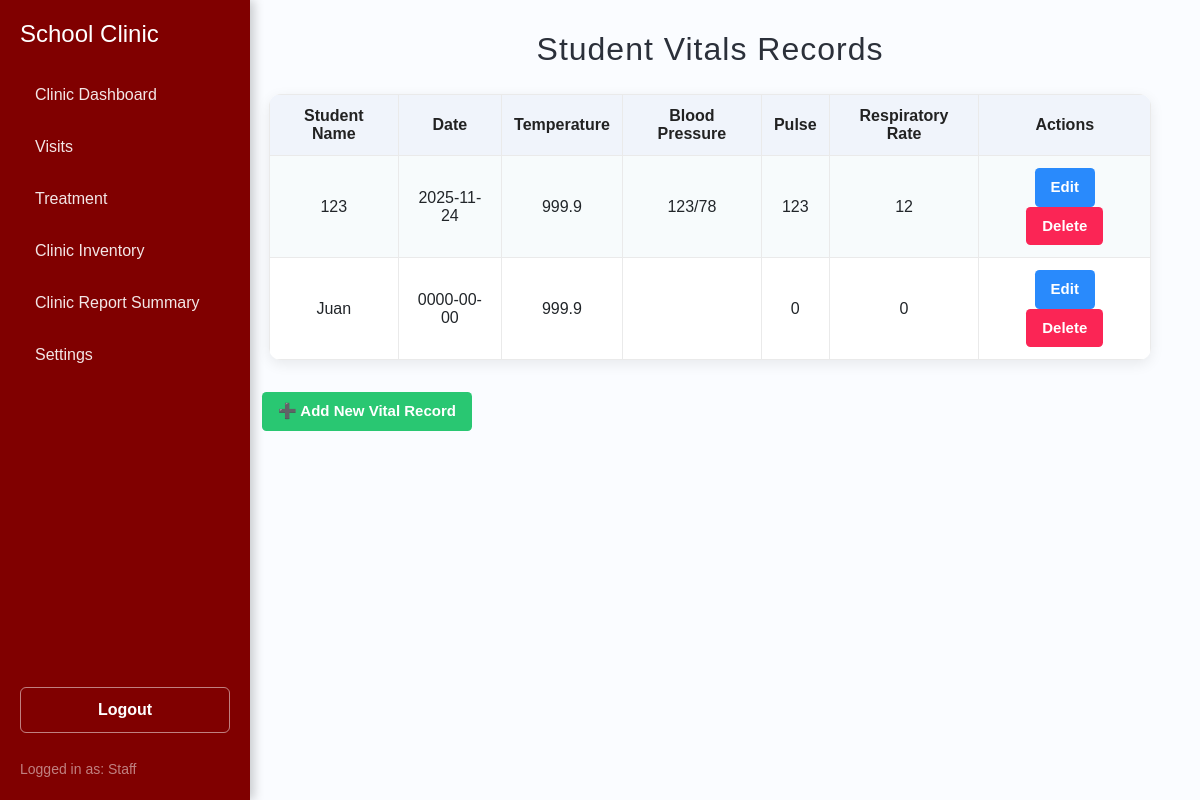
Screenshot of /studentVital/index.php (signed in) with the database file from the repository.
### tables this page shows
CREATE TABLE `student_vitals` (
  `vitalID` int(11) NOT NULL,
  `studentID` int(11) NOT NULL,
  `vitalDate` date NOT NULL,
  `temperature` decimal(4,1) DEFAULT NULL,
  `bloodPressure` varchar(20) DEFAULT NULL,
  `pulse` int(11) DEFAULT NULL,
  `respiratoryRate` int(11) DEFAULT NULL
);

CREATE TABLE `studentrecord` (
  `ID` int(11) NOT NULL,
  `name` varchar(32) NOT NULL,
  `idNum` int(11) NOT NULL,
  `gender` varchar(10) DEFAULT NULL,
  `role` varchar(50) NOT NULL DEFAULT 'Student',
  `department` varchar(30) NOT NULL,
  `section` varchar(50) DEFAULT NULL,
  `complaint` varchar(255) NOT NULL,
  `visitDate` date NOT NULL
);

### studentVital/oop.php (called while the page is built, shortened)
<?php
class studentVitals {
    private $conn;
    function __construct(){
        try {
            $connection = "mysql:host=" . SERVER . ";dbname=" . DBNAME . ";charset=utf8";
            $this->conn = new PDO($connection, USER, PASS);
            $this->conn->setAttribute(PDO::ATTR_ERRMODE, PDO::ERRMODE_EXCEPTION);
        } catch (PDOException $e) {
            echo "<script>alert('Connection Failed');</script>";
        }
    }
    public function show_data(){
        $show = "SELECT v.*, s.name AS studentName
                     FROM student_vitals v
                     LEFT JOIN studentrecord s ON v.studentID = s.ID
                     ORDER BY v.vitalDate DESC";
        $show= $this->conn->prepare($show);
        $show->execute();
        return $show->fetchAll(PDO::FETCH_ASSOC);
    }
}
?>

### studentVital/index.php (the view, shortened to what this page needs)
<?php
include "oop.php";
$studentVitals = new studentVitals();
$data = $studentVitals->show_data();
include '../sidebar/sidebar.php';
?>
<!DOCTYPE html>
<html lang="en">
<head>
</head>
<body>
<div class="main-content">
    <h2>Student Vitals Records</h2>
    <table>
        <tr>
            <th>Student Name</th>
            <th>Date</th>
            <th>Temperature</th>
            <th>Blood Pressure</th>
            <th>Pulse</th>
            <th>Respiratory Rate</th>
            <th class="table-actions">Actions</th>
        </tr>
        <?php if (count($data) > 0): ?>
            <?php foreach ($data as $row): ?>
                <tr>
                    <td><?= htmlspecialchars($row['studentName']) ?></td>
                    <td><?= htmlspecialchars($row['vitalDate']) ?></td>
                    <td><?= htmlspecialchars($row['temperature']) ?></td>
                    <td><?= htmlspecialchars($row['bloodPressure']) ?></td>
                    <td><?= htmlspecialchars($row['pulse']) ?></td>
                    <td><?= htmlspecialchars($row['respiratoryRate']) ?></td>
                    <td>
                        <a href="update.php?id=<?= $row['vitalID'] ?>" class="btn edit-btn">Edit</a>
                        <a href="delete.php?id=<?= $row['vitalID'] ?>" class="btn delete-btn"
                           onclick="return confirm('Do you want to delete this record?');">Delete</a>
                    </td>
                </tr>
            <?php endforeach; ?>
        <?php else: ?>
            <tr>
                <td colspan="8" style="color:#b53d3d;font-weight:bold;">No vitals data found.</td>
            </tr>
        <?php endif; ?>
    </table>
    <a href="add.php" class="btn add-btn">➕ Add New Vital Record</a>
</div>
</body>
</html>

### sidebar/sidebar.php (style rules this page uses)
:root { --primary-maroon: #800000; --light-bg: #f8f8f8; }

### studentVital/index.php (style rules this page uses)
body { margin: 0; font-family: Arial, sans-serif; background: #fafcff; }
.main-content { margin-left: 220px; padding: 30px 40px 0 40px; min-height: 100vh; }
h2 { margin-bottom: 26px; color: #2b303a; letter-spacing: 1px; text-align: center; }
table { width: 98%; border-collapse: collapse; margin: 0 auto 18px auto; background: #fff; border-radius: 12px; overflow: hidden; box-shadow: 0 4px 14px rgba(0,0,0,0.08); }
th, td { border: 1px solid #eaeaea; padding: 12px 12px; text-align: center; }
th { background: #f0f4fb; color: #222; font-weight: 600; }
tr:nth-child(even) { background: #f7fbfc; }
.btn { padding: 8px 16px; border-radius: 4.5px; font-size: 15px; text-decoration: none; color: #fff !important; display: inline-block; margin: 0 2px; font-weight: bold; border: none; transition: background 0.15s; }
.add-btn { background-color: #29c772; color: #fff; margin-bottom: 0; margin-right: 10px; margin-top: 14px; }
.edit-btn { background-color: #298afc; }
.delete-btn { background-color: #fb2555; }
.table-actions { white-space: nowrap; min-width: 135px; }

### rows the page displays
student_vitals: studentID.name "123", vitalDate "2025-11-24", temperature "999.9", bloodPressure "123/78", pulse "123", respiratoryRate "12"
student_vitals: studentID.name "Juan", vitalDate "0000-00-00", temperature "999.9", pulse "0", respiratoryRate "0"

### other values shown
$role "Staff"
